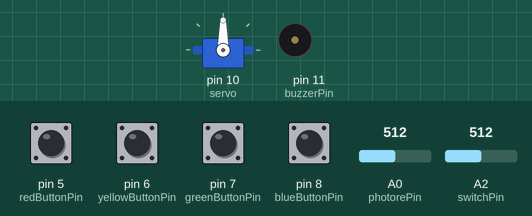
Simulated run of this sketch. Board: Arduino Uno, built with avr-gcc and run on an emulated ATmega328P. Parts: servo, buzzer (waves = sounding). The inputs (shaded band) are chosen by the test bench; at power-on: pin 5 (redButtonPin), pin 6 (yellowButtonPin), pin 7 (greenButtonPin), pin 8 (blueButtonPin) LOW, A2 (switchPin) = 512, A0 (photorePin) = 512. What the sketch prints to the serial monitor is not drawn.

Above: at 1.2 s.
1.3 s: A2 (switchPin) set to 1010
2.8 s: A2 (switchPin) set to 1023
At 2.91 s:
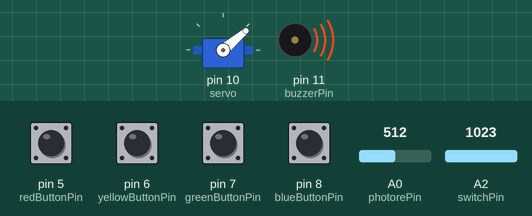
5.8 s: A2 (switchPin) set to 900
At 7.2 s:
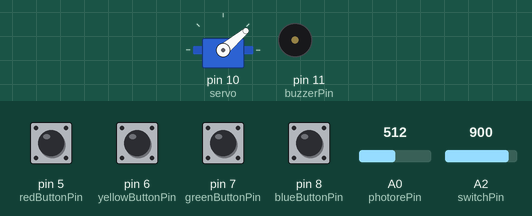
Timing chart, 0 to 8.8 s (numbered marks = the images above; inputs shaded):
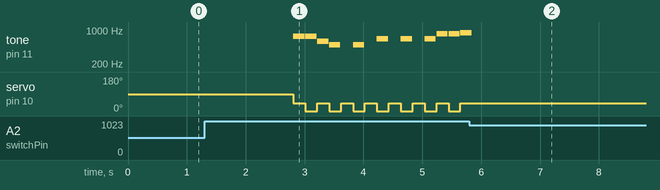

The sketch:

Assignment3.ino
```cpp
/*

Fatima Almaazmi. 17th November 2020.


A mini dog disco!

This is a program where the song Take On Me by A-ha is either played by the user while using buttons + a photoresistor,
or automatically played as a whole. Switcing between both states is done through a switch. The way the dog dances is
controlled with the servo.

Enjoy!

 */


/*** Including extra tabs + libraries ***/
#include <Servo.h>
#include "pitches.h"


/*** My Global Variables ***/

//buttons and their pins
const int redButtonPin = 5;
const int yellowButtonPin = 6;
const int greenButtonPin = 7;
const int blueButtonPin = 8;


//photoresistor's pin
const int photorePin = A0;


//buzzer's pin
const int buzzerPin = 11;


//switch's pin
const int switchPin = A2;


/*** Global Variables for the servo motor ***/


//declaring the servo
Servo servo;


//the delay or interval
int interval = 200;


int increment = 40;


//the last position of the servo
unsigned long lastPos;


//the current position of the servo
int currentServoPos;


/*** Global Variables for the tune (Take On Me by A-ha) ***/


// how fast the tune is played
int tempo = 140;


//the actual tune
int melody[] = {

  NOTE_FS5, 8, NOTE_FS5, 8, NOTE_D5, 8, NOTE_B4, 8, REST, 8, NOTE_B4, 8, REST, 8, NOTE_E5, 8,
  REST, 8, NOTE_E5, 8, REST, 8, NOTE_E5, 8, NOTE_GS5, 8, NOTE_GS5, 8, NOTE_A5, 8, NOTE_B5, 8,
  NOTE_A5, 8, NOTE_A5, 8, NOTE_A5, 8, NOTE_E5, 8, REST, 8, NOTE_D5, 8, REST, 8, NOTE_FS5, 8,
  REST, 8, NOTE_FS5, 8, REST, 8, NOTE_FS5, 8, NOTE_E5, 8, NOTE_E5, 8, NOTE_FS5, 8, NOTE_E5, 8,
  NOTE_FS5, 8, NOTE_FS5, 8, NOTE_D5, 8, NOTE_B4, 8, REST, 8, NOTE_B4, 8, REST, 8, NOTE_E5, 8,

  REST, 8, NOTE_E5, 8, REST, 8, NOTE_E5, 8, NOTE_GS5, 8, NOTE_GS5, 8, NOTE_A5, 8, NOTE_B5, 8,
  NOTE_A5, 8, NOTE_A5, 8, NOTE_A5, 8, NOTE_E5, 8, REST, 8, NOTE_D5, 8, REST, 8, NOTE_FS5, 8,
  REST, 8, NOTE_FS5, 8, REST, 8, NOTE_FS5, 8, NOTE_E5, 8, NOTE_E5, 8, NOTE_FS5, 8, NOTE_E5, 8,
  NOTE_FS5, 8, NOTE_FS5, 8, NOTE_D5, 8, NOTE_B4, 8, REST, 8, NOTE_B4, 8, REST, 8, NOTE_E5, 8,
  REST, 8, NOTE_E5, 8, REST, 8, NOTE_E5, 8, NOTE_GS5, 8, NOTE_GS5, 8, NOTE_A5, 8, NOTE_B5, 8,

  NOTE_A5, 8, NOTE_A5, 8, NOTE_A5, 8, NOTE_E5, 8, REST, 8, NOTE_D5, 8, REST, 8, NOTE_FS5, 8,
  REST, 8, NOTE_FS5, 8, REST, 8, NOTE_FS5, 8, NOTE_E5, 8, NOTE_E5, 8, NOTE_FS5, 8, NOTE_E5, 8,

};


//size of the array
int notes = sizeof(melody) / sizeof(melody[0]) / 2;


//these three variables are used to determine the note duration for each seperate note
int wholeNote = (60000 * 4) / tempo;
int divider = 0;
int noteDuration;


unsigned long currentNoteStartedAt = 0;


int millisToNextNote;


int currentNote = 0;


void setup() {

  Serial.begin(9600);


  // setting buttons as inputs
  pinMode(redButtonPin, INPUT);
  pinMode(yellowButtonPin, INPUT);
  pinMode(greenButtonPin, INPUT);
  pinMode(blueButtonPin, INPUT);


  // setting the pin for the servo
  servo.attach(10);


  //setting switch as input
  pinMode(switchPin, INPUT);


  //setting photoresistor as input
  pinMode(photorePin, INPUT);


  //setting the buzzer as an output just in case
  pinMode(buzzerPin, OUTPUT);


}


void loop() {


  /*** variables used here ***/


  // variables to check buttons state
  int redButton = digitalRead(redButtonPin);
  int yellowButton = digitalRead(yellowButtonPin);
  int greenButton = digitalRead(greenButtonPin);
  int blueButton = digitalRead(blueButtonPin);


  // variable to check photoresistor state
  int photoState = analogRead(photorePin);


  //variable to check switch state
  int switchState = analogRead(switchPin);


  // to check the values:
  Serial.println(photoState);


  //to check the current time in ms
  unsigned long currentMillis = millis();


  /*** My Conditions ***/


  // if the switch is on one side, it plays the original tune, and the dog dances happily

  if ((switchState == 1023) && (currentMillis - currentNoteStartedAt >= millisToNextNote) && (currentMillis - lastPos > interval)) {

    /** conditions for buzzer **/


    // this is where the note duration is specified for each note
    divider = melody[currentNote + 1];

    if (divider > 0) {

      noteDuration = (wholeNote) / divider;

    } else if (divider < 0) {

      noteDuration = (wholeNote) / abs(divider);
      noteDuration *= 1.5;
    }

    //plays the tune
    tone(buzzerPin, melody[currentNote], noteDuration * 0.9);

    //calculate show long to wait before next note
    millisToNextNote = noteDuration * 0.9;

    //update the time
    currentNoteStartedAt = currentMillis;

    //the array is twice the number of the number of notes so that is why we increment 2
    currentNote += 2;

    //when we reach the final note, repeat the melody
    if ( currentNote > notes * 2) {
      currentNote = 0;
    }

    /** conditions for servo **/

    //update the servo's last position to the current time
    lastPos = currentMillis;

    //increment the servo's position
    currentServoPos += increment;
    // move the servo
    servo.write(currentServoPos);

    //if we reach the final position, do it again
    if ((currentServoPos >= 100) || (currentServoPos <= 50)) {

      increment = -increment;
    }


  }


  // if the switch is on the other side, this is what works:

  if (switchState == 0) {

    // every button + the photoresistor control one note

    if (redButton == HIGH) {

      tone(buzzerPin, NOTE_FS5);

    } else if (yellowButton == HIGH) {

      tone(buzzerPin, NOTE_D5);

    } else if (greenButton == HIGH) {

      tone(buzzerPin, NOTE_B4);

    } else if (blueButton == HIGH) {

      tone(buzzerPin, NOTE_E5);

    } else if (photoState < 300) { // if the last note is played the dog loses it

      tone(buzzerPin, NOTE_GS5);

      for (int i = 100; i >= 20; i--) {

        servo.write(i);
      }

    } else if ( redButton == LOW && yellowButton == LOW && greenButton == LOW && blueButton == LOW && photoState > 300) {

      noTone(buzzerPin);

    }
  }
}
```

pitches.h
```cpp
#define NOTE_B0  31
#define NOTE_C1  33
#define NOTE_CS1 35
#define NOTE_D1  37
#define NOTE_DS1 39
#define NOTE_E1  41
#define NOTE_F1  44
#define NOTE_FS1 46
#define NOTE_G1  49
#define NOTE_GS1 52
#define NOTE_A1  55
#define NOTE_AS1 58
#define NOTE_B1  62
#define NOTE_C2  65
#define NOTE_CS2 69
#define NOTE_D2  73
#define NOTE_DS2 78
#define NOTE_E2  82
#define NOTE_F2  87
#define NOTE_FS2 93
#define NOTE_G2  98
#define NOTE_GS2 104
#define NOTE_A2  110
#define NOTE_AS2 117
#define NOTE_B2  123
#define NOTE_C3  131
#define NOTE_CS3 139
#define NOTE_D3  147
#define NOTE_DS3 156
#define NOTE_E3  165
#define NOTE_F3  175
#define NOTE_FS3 185
#define NOTE_G3  196
#define NOTE_GS3 208
#define NOTE_A3  220
#define NOTE_AS3 233
#define NOTE_B3  247
#define NOTE_C4  262
#define NOTE_CS4 277
#define NOTE_D4  294
#define NOTE_DS4 311
#define NOTE_E4  330
#define NOTE_F4  349
#define NOTE_FS4 370
#define NOTE_G4  392
#define NOTE_GS4 415
#define NOTE_A4  440
#define NOTE_AS4 466
#define NOTE_B4  494
#define NOTE_C5  523
#define NOTE_CS5 554
#define NOTE_D5  587
#define NOTE_DS5 622
#define NOTE_E5  659
#define NOTE_F5  698
#define NOTE_FS5 740
#define NOTE_G5  784
#define NOTE_GS5 831
#define NOTE_A5  880
#define NOTE_AS5 932
#define NOTE_B5  988
#define NOTE_C6  1047
#define NOTE_CS6 1109
#define NOTE_D6  1175
#define NOTE_DS6 1245
#define NOTE_E6  1319
#define NOTE_F6  1397
#define NOTE_FS6 1480
#define NOTE_G6  1568
#define NOTE_GS6 1661
#define NOTE_A6  1760
#define NOTE_AS6 1865
#define NOTE_B6  1976
#define NOTE_C7  2093
#define NOTE_CS7 2217
#define NOTE_D7  2349
#define NOTE_DS7 2489
#define NOTE_E7  2637
#define NOTE_F7  2794
#define NOTE_FS7 2960
#define NOTE_G7  3136
#define NOTE_GS7 3322
#define NOTE_A7  3520
#define NOTE_AS7 3729
#define NOTE_B7  3951
#define NOTE_C8  4186
#define NOTE_CS8 4435
#define NOTE_D8  4699
#define NOTE_DS8 4978
#define REST      0
```

Measured:
- the behaviour switches between 1022 and 1023 on A2 (switchPin) (found by bisection; images 0 and 1)
- after the input at 2.8 s, tone on pin 11 (buzzerPin): plays 740 Hz for 0.19 s, 740 Hz for 0.19 s, 587 Hz for 0.19 s, 494 Hz for 0.19 s, 494 Hz for 0.19 s, 659 Hz for 0.19 s … (11 notes in this stretch), starting at once; servo on pin 10 (servo): alternates 40° for 0.20 s and 0° for 0.20 s, starting at once
- after the input at 5.8 s, tone on pin 11 (buzzerPin): goes on until 5.8 s, then stays silent; servo on pin 10 (servo): stops changing and stays 40°
